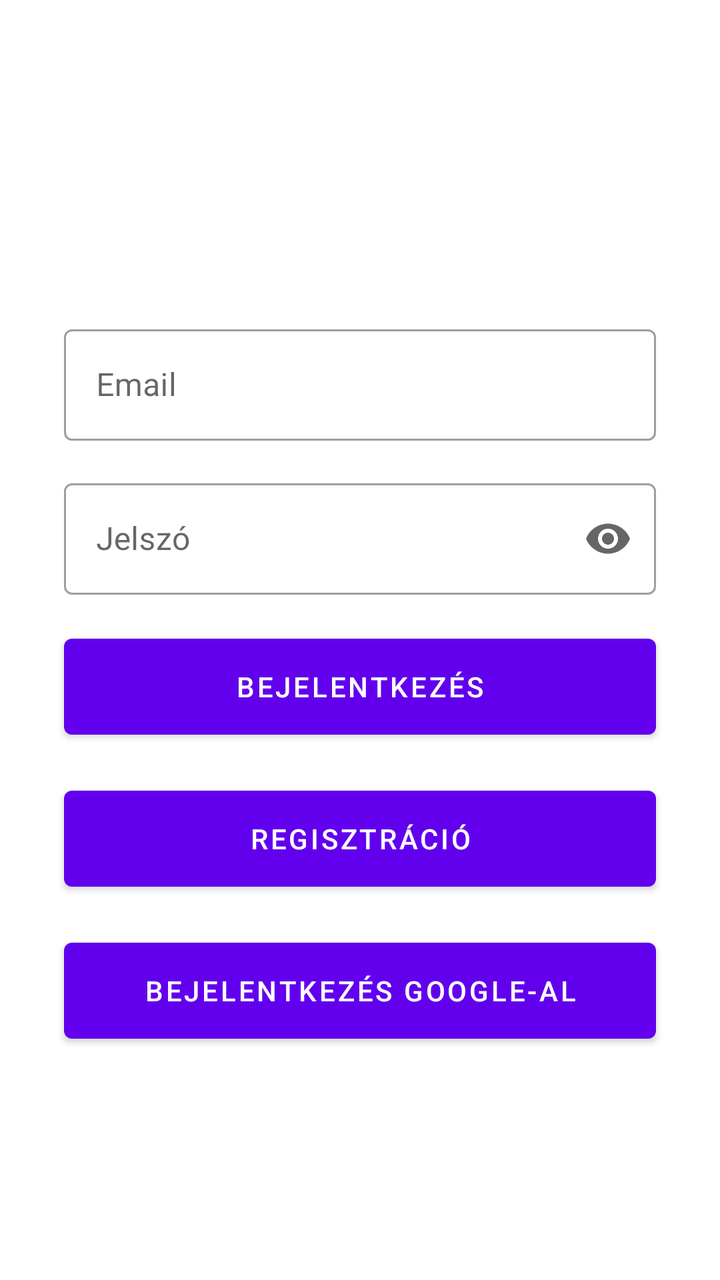
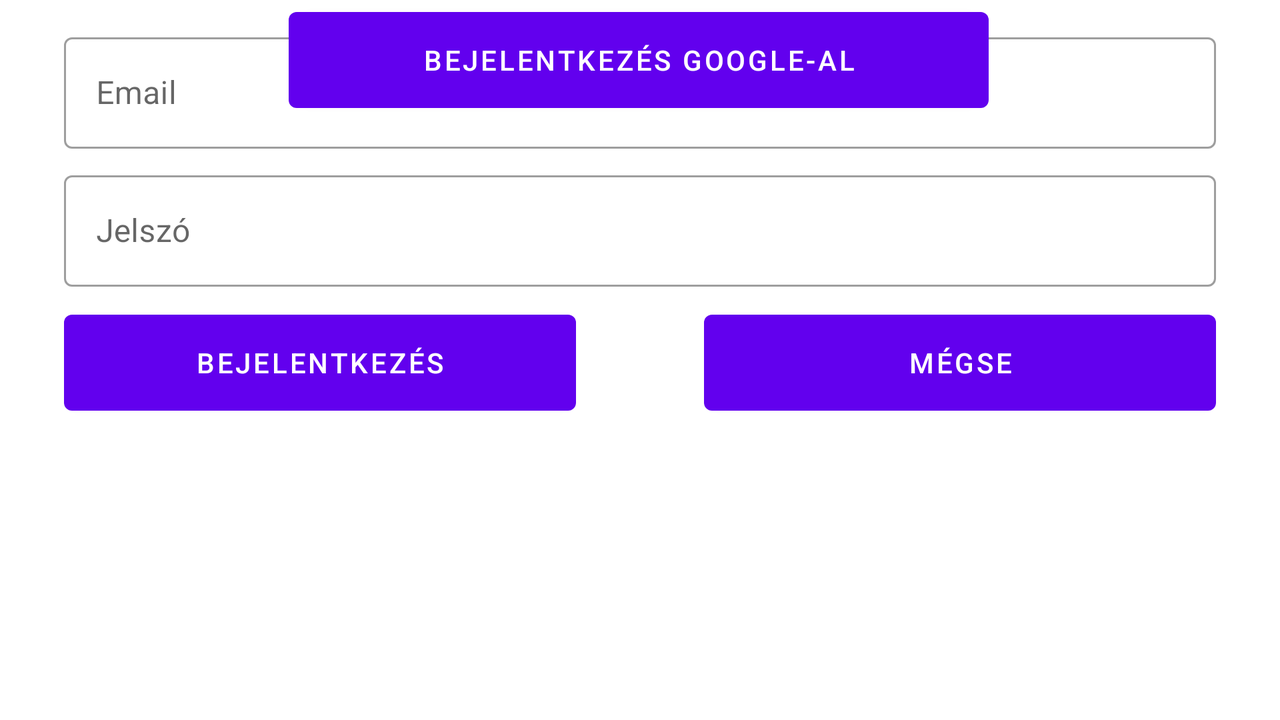

The same Android screen from two of the app's own layout files: first res/layout/ as a phone draws it, then the repository's variant for another configuration, drawn on a device whose configuration selects that folder. Both files follow.
<!-- AndroidManifest.xml: application theme Theme.MSZIP -->
<!-- res/layout/fragment_login.xml -->
<?xml version="1.0" encoding="utf-8"?>
<androidx.constraintlayout.widget.ConstraintLayout xmlns:android="http://schemas.android.com/apk/res/android"
    xmlns:app="http://schemas.android.com/apk/res-auto"
    xmlns:tools="http://schemas.android.com/tools"
    android:layout_width="match_parent"
    android:layout_height="match_parent"
    android:layout_gravity="center"
    android:maxWidth="500dp"
    tools:context=".ui.login.LoginFragment">


    <com.google.android.material.textfield.TextInputLayout
        android:id="@+id/editTextEmailAddress"
        style="@style/Widget.MaterialComponents.TextInputLayout.OutlinedBox"
        android:layout_width="0dp"
        android:layout_height="wrap_content"
        android:layout_marginStart="32dp"
        android:layout_marginEnd="32dp"
        android:hint="@string/email"
        app:endIconMode="custom"
        app:endIconDrawable="@drawable/ic_mail"
        app:layout_constraintBottom_toBottomOf="parent"
        app:layout_constraintEnd_toEndOf="parent"
        app:layout_constraintHorizontal_bias="0.0"
        app:layout_constraintStart_toStartOf="parent"
        app:layout_constraintTop_toTopOf="parent"
        app:layout_constraintVertical_bias="0.275">

        <com.google.android.material.textfield.TextInputEditText
            android:layout_width="match_parent"
            android:layout_height="wrap_content"
            android:autofillHints="emailAddress"
            android:ems="10"
            android:inputType="textEmailAddress"
            android:minHeight="48dp"
            android:textColorHint="#757575"
            tools:ignore="VisualLintTextFieldSize" />
    </com.google.android.material.textfield.TextInputLayout>

    <com.google.android.material.textfield.TextInputLayout
        android:id="@+id/editTextPassword"
        style="@style/Widget.MaterialComponents.TextInputLayout.OutlinedBox"
        android:layout_width="0dp"
        android:layout_height="wrap_content"
        android:layout_marginStart="32dp"
        android:layout_marginTop="16dp"
        android:layout_marginEnd="32dp"
        android:hint="@string/password"
        app:endIconMode="password_toggle"
        app:layout_constraintBottom_toBottomOf="parent"
        app:layout_constraintEnd_toEndOf="parent"
        app:layout_constraintHorizontal_bias="0.0"
        app:layout_constraintStart_toStartOf="parent"
        app:layout_constraintTop_toBottomOf="@+id/editTextEmailAddress"
        app:layout_constraintVertical_bias="0.0">

        <com.google.android.material.textfield.TextInputEditText
            android:layout_width="match_parent"
            android:layout_height="wrap_content"
            android:autofillHints="password"
            android:ems="10"
            android:inputType="textPassword"
            android:minHeight="48dp"
            android:textColorHint="#757575"
            tools:ignore="VisualLintTextFieldSize" />
    </com.google.android.material.textfield.TextInputLayout>

    <Button
        android:id="@+id/login"
        android:layout_width="match_parent"
        android:layout_height="wrap_content"
        android:layout_marginStart="32dp"
        android:layout_marginTop="16dp"
        android:layout_marginEnd="32dp"
        android:minHeight="60dp"
        android:text="@string/bejelentkezes"
        app:layout_constraintEnd_toEndOf="parent"
        app:layout_constraintStart_toStartOf="parent"
        app:layout_constraintTop_toBottomOf="@+id/editTextPassword"
        tools:ignore="VisualLintButtonSize" />

    <Button
        android:id="@+id/button2"
        android:layout_width="match_parent"
        android:layout_height="wrap_content"
        android:layout_marginStart="32dp"
        android:layout_marginTop="16dp"
        android:layout_marginEnd="32dp"
        android:minHeight="60dp"
        android:text="@string/regisztracio"
        app:layout_constraintEnd_toEndOf="parent"
        app:layout_constraintStart_toStartOf="parent"
        app:layout_constraintTop_toBottomOf="@+id/login"
        tools:ignore="VisualLintButtonSize" />

    <Button
        android:id="@+id/button"
        android:layout_width="0dp"
        android:layout_height="60dp"
        android:layout_marginStart="32dp"
        android:layout_marginTop="16dp"
        android:layout_marginEnd="32dp"
        android:minHeight="60dp"
        android:text="@string/loginwithgoolgle"
        app:layout_constraintEnd_toEndOf="parent"
        app:layout_constraintStart_toStartOf="parent"
        app:layout_constraintTop_toBottomOf="@+id/button2" />

    <TextView
        android:id="@+id/textView"
        android:layout_width="wrap_content"
        android:layout_height="wrap_content"
        android:textSize="34sp"
        app:layout_constraintBottom_toTopOf="@+id/editTextEmailAddress"
        app:layout_constraintEnd_toEndOf="parent"
        app:layout_constraintStart_toStartOf="parent"
        app:layout_constraintTop_toTopOf="parent" />
</androidx.constraintlayout.widget.ConstraintLayout>
<!-- resources referenced by this layout -->
<resources>
  <string name="bejelentkezes">Bejelentkezés</string>
  <string name="email">Email</string>
  <string name="loginwithgoolgle">Bejelentkezés Google-al</string>
  <string name="password">Jelszó</string>
  <string name="regisztracio">Regisztráció</string>
  <style name="Theme.MSZIP" parent="Theme.MaterialComponents.DayNight.DarkActionBar">
          
          <item name="colorPrimary">@color/purple_500</item>
          <item name="colorPrimaryVariant">@color/purple_700</item>
          <item name="colorOnPrimary">@color/white</item>
          
          <item name="colorSecondary">@color/teal_200</item>
          <item name="colorSecondaryVariant">@color/teal_700</item>
          <item name="colorOnSecondary">@color/black</item>
          
          <item name="android:statusBarColor">?attr/colorPrimaryVariant</item>
          
      </style>
  <color name="purple_500">#FF6200EE</color>
  <color name="purple_700">#FF3700B3</color>
  <color name="white">#FFFFFFFF</color>
  <color name="teal_200">#FF03DAC5</color>
  <color name="teal_700">#FF018786</color>
  <color name="black">#FF000000</color>
</resources>
<!-- res/layout-land/fragment_login.xml (the repository's variant of the layout above) -->
<!-- drawn on the phone turned sideways -->
<?xml version="1.0" encoding="utf-8"?>
<androidx.constraintlayout.widget.ConstraintLayout xmlns:android="http://schemas.android.com/apk/res/android"
    xmlns:app="http://schemas.android.com/apk/res-auto"
    xmlns:tools="http://schemas.android.com/tools"
    android:layout_width="match_parent"
    android:layout_height="match_parent"
    tools:context=".ui.login.LoginFragment">


    <com.google.android.material.textfield.TextInputLayout
        android:id="@+id/editTextEmailAddress"
        style="@style/Widget.MaterialComponents.TextInputLayout.OutlinedBox"
        android:layout_width="0dp"
        android:layout_height="wrap_content"
        android:layout_marginStart="32dp"
        android:layout_marginEnd="32dp"
        android:hint="@string/email"
        app:layout_constraintBottom_toBottomOf="parent"
        app:layout_constraintEnd_toEndOf="parent"
        app:layout_constraintHorizontal_bias="0.0"
        app:layout_constraintStart_toStartOf="parent"
        app:layout_constraintTop_toTopOf="parent"
        app:layout_constraintVertical_bias="0.045">

        <com.google.android.material.textfield.TextInputEditText
            android:layout_width="match_parent"
            android:layout_height="wrap_content"
            android:autofillHints="emailAddress"
            android:ems="10"
            android:inputType="textEmailAddress"
            android:minHeight="48dp"
            android:textColorHint="#757575"
            tools:ignore="VisualLintTextFieldSize" />
    </com.google.android.material.textfield.TextInputLayout>

    <com.google.android.material.textfield.TextInputLayout
        android:id="@+id/editTextPassword"
        style="@style/Widget.MaterialComponents.TextInputLayout.OutlinedBox"
        android:layout_width="0dp"
        android:layout_height="wrap_content"
        android:layout_marginStart="32dp"
        android:layout_marginTop="8dp"
        android:layout_marginEnd="32dp"
        android:hint="@string/password"
        app:layout_constraintBottom_toBottomOf="parent"
        app:layout_constraintEnd_toEndOf="parent"
        app:layout_constraintHorizontal_bias="0.0"
        app:layout_constraintStart_toStartOf="parent"
        app:layout_constraintTop_toBottomOf="@+id/editTextEmailAddress"
        app:layout_constraintVertical_bias="0.0">

        <com.google.android.material.textfield.TextInputEditText
            android:layout_width="match_parent"
            android:layout_height="wrap_content"
            android:autofillHints="password"
            android:ems="10"
            android:inputType="textPassword"
            android:minHeight="48dp"
            android:textColorHint="#757575"
            tools:ignore="VisualLintTextFieldSize" />
    </com.google.android.material.textfield.TextInputLayout>

    <Button
        android:id="@+id/login"
        android:layout_width="0dp"
        android:layout_height="wrap_content"
        android:layout_marginStart="32dp"
        android:layout_marginTop="8dp"
        android:layout_marginEnd="32dp"
        android:minHeight="60dp"
        android:text="@string/bejelentkezes"
        app:layout_constraintEnd_toStartOf="@+id/space"
        app:layout_constraintHorizontal_bias="0.178"
        app:layout_constraintStart_toStartOf="parent"
        app:layout_constraintTop_toBottomOf="@+id/editTextPassword"
        tools:ignore="VisualLintButtonSize" />

    <Button
        android:id="@+id/button2"
        android:layout_width="0dp"
        android:layout_height="wrap_content"
        android:layout_marginStart="32dp"
        android:layout_marginTop="8dp"
        android:layout_marginEnd="32dp"
        android:minHeight="60dp"
        android:text="@string/megse"
        app:layout_constraintBottom_toBottomOf="parent"
        app:layout_constraintEnd_toEndOf="parent"
        app:layout_constraintStart_toEndOf="@+id/space"
        app:layout_constraintTop_toBottomOf="@id/editTextPassword"
        app:layout_constraintVertical_bias="0.0"
        tools:ignore="VisualLintButtonSize" />

    <Space
        android:id="@+id/space"
        android:layout_width="wrap_content"
        android:layout_height="wrap_content"
        app:layout_constraintBottom_toBottomOf="parent"
        app:layout_constraintEnd_toEndOf="parent"
        app:layout_constraintStart_toStartOf="parent"
        app:layout_constraintTop_toTopOf="parent" />

    <Button
        android:id="@+id/button"
        android:layout_width="350dp"
        android:layout_height="60dp"
        android:layout_marginTop="8dp"
        android:minHeight="60dp"
        android:text="@string/loginwithgoolgle"
        app:layout_constraintEnd_toEndOf="parent"
        app:layout_constraintHorizontal_bias="0.498"
        app:layout_constraintStart_toStartOf="parent"
        app:layout_constraintTop_toBottomOf="@+id/button1" />
</androidx.constraintlayout.widget.ConstraintLayout>
<!-- resources referenced by the variant -->
<!-- as the phone turned sideways resolves them -->
<resources>
  <string name="bejelentkezes">Bejelentkezés</string>
  <string name="email">Email</string>
  <string name="loginwithgoolgle">Bejelentkezés Google-al</string>
  <string name="megse">Mégse</string>
  <string name="password">Jelszó</string>
  <style name="Theme.MSZIP" parent="Theme.MaterialComponents.DayNight.DarkActionBar">
          
          <item name="colorPrimary">@color/purple_500</item>
          <item name="colorPrimaryVariant">@color/purple_700</item>
          <item name="colorOnPrimary">@color/white</item>
          
          <item name="colorSecondary">@color/teal_200</item>
          <item name="colorSecondaryVariant">@color/teal_700</item>
          <item name="colorOnSecondary">@color/black</item>
          
          <item name="android:statusBarColor">?attr/colorPrimaryVariant</item>
          
      </style>
  <color name="purple_500">#FF6200EE</color>
  <color name="purple_700">#FF3700B3</color>
  <color name="white">#FFFFFFFF</color>
  <color name="teal_200">#FF03DAC5</color>
  <color name="teal_700">#FF018786</color>
  <color name="black">#FF000000</color>
</resources>
